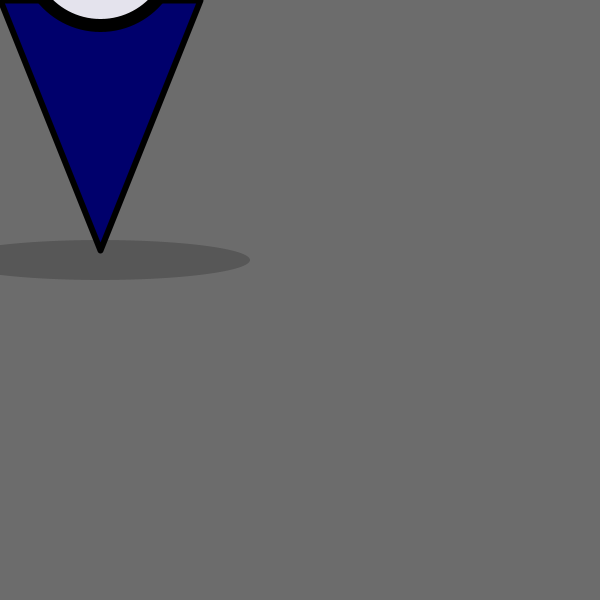
Frame 1 (no input)
Frame 60 (the mouse pressed at the canvas centre just before this capture): identical to frame 1, image omitted
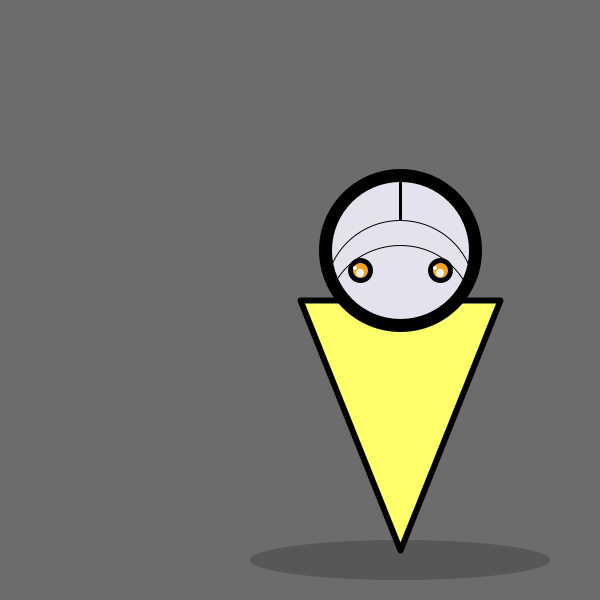
Frame 120 (the mouse held since frame 60 and released just before this capture)

The Processing sketch that drew these frames (run headless with seeded random() and noise(); from frame 60 on, the mouse is pressed at the canvas centre):

// Processing sketch: processing_57674
// ── processing_57674.pde

void setup () {
 size(600,600); 
 smooth();
}

void draw () {
   background(108);

//shadow
  fill(54, 54, 54, 100);
  noStroke();
  ellipse(mouseX+100,mouseY+260, 300,40);

//body
  stroke(0);
  strokeJoin(ROUND);
  strokeWeight(6);
  fill(mouseX, mouseY, 108);
  triangle(mouseX,mouseY, mouseX+200,mouseY, mouseX+100,mouseY+250);   
   
   
//face
  strokeWeight(13);
  fill(228, 227, 237);
  ellipse (mouseX+100,mouseY-50,150,150);
  strokeWeight(3);
  strokeCap(ROUND);
  line(mouseX+100,mouseY-125,mouseX+100,mouseY-81);
  noFill();
  strokeWeight(1);
    arc(mouseX+100,mouseY-5,150,150, radians(197), radians(345));
    arc(mouseX+100,mouseY+20,150,150, radians(209), radians(331));
  fill(255);
  noStroke();


// eyes
   if (mousePressed) {
     fill(247, 164, 37);
   } else {
  fill(78, 227, 16);
   }
  strokeWeight(5);
  stroke(0);
   ellipse(mouseX+60,mouseY-30,20,20);
   ellipse(mouseX+140,mouseY-30,20,20);
  
//gleam
   fill(255); 
   noStroke();
   ellipse(mouseX+55,mouseY-32, 4,4);
   ellipse(mouseX+135,mouseY-32, 4,4);
   ellipse(mouseX+60,mouseY-27, 8,8);
   ellipse(mouseX+140,mouseY-27, 8,8);

//on click
  if (keyPressed) {
   noStroke();
   fill(255);
    rect(mouseX+100, mouseY+250, 100,50); 
  }

}
